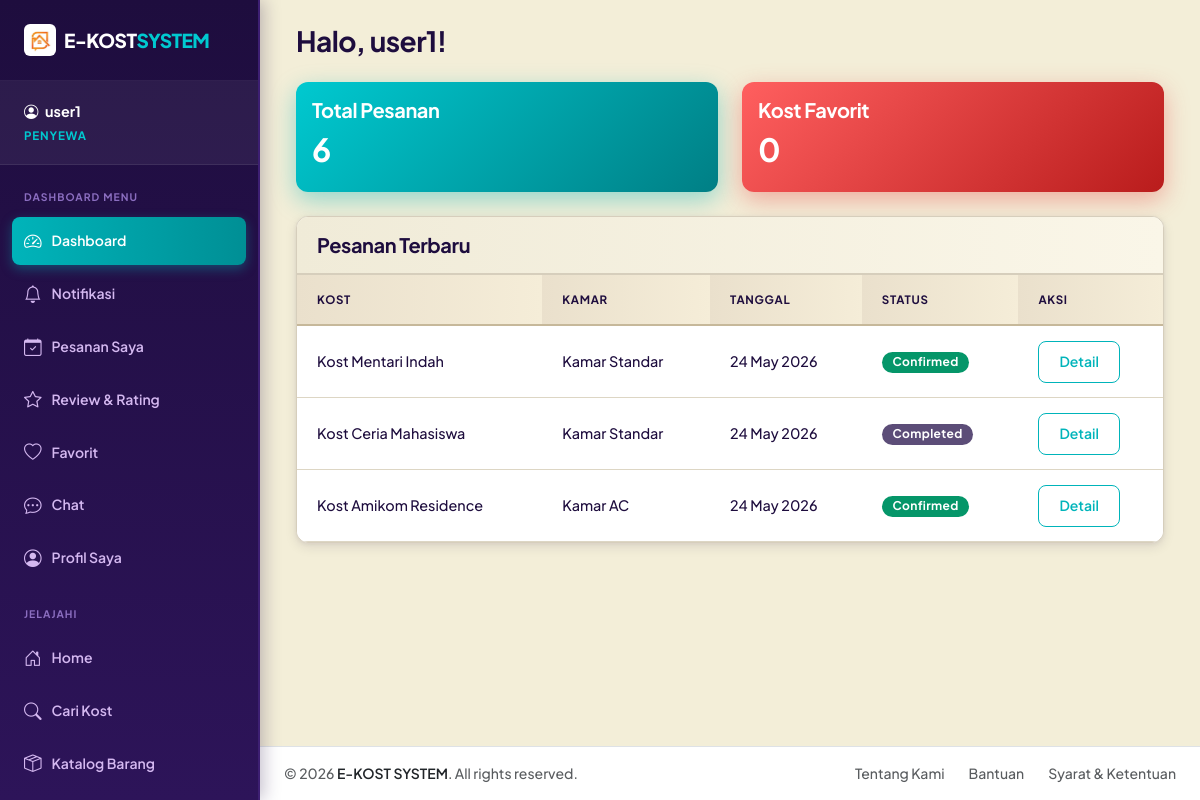
Screenshot of /modules/user/dashboard.php (signed in) with the database file from the repository.
### tables this page shows
CREATE TABLE booking (
    id INT AUTO_INCREMENT PRIMARY KEY,
    user_id INT NOT NULL,
    kamar_id INT NOT NULL,
    start_date DATE NOT NULL,
    duration_months INT NOT NULL,
    total_price DECIMAL(12, 2) NOT NULL,
    status ENUM('pending', 'confirmed', 'cancelled', 'completed') DEFAULT 'pending',
    created_at TIMESTAMP DEFAULT CURRENT_TIMESTAMP,
    FOREIGN KEY (user_id) REFERENCES users(id) ON DELETE CASCADE,
    FOREIGN KEY (kamar_id) REFERENCES kamar(id) ON DELETE CASCADE
);

CREATE TABLE kost (
    id INT AUTO_INCREMENT PRIMARY KEY,
    owner_id INT NOT NULL,
    name VARCHAR(100) NOT NULL,
    type ENUM('Putra', 'Putri', 'Campur') NOT NULL,
    description TEXT,
    address TEXT NOT NULL,
    city VARCHAR(50) NOT NULL,
    latitude DECIMAL(10, 8),
    longitude DECIMAL(11, 8),
    rules TEXT,
    facilities TEXT,
    price_start DECIMAL(12, 2) DEFAULT 0,
    created_at TIMESTAMP DEFAULT CURRENT_TIMESTAMP,
    FOREIGN KEY (owner_id) REFERENCES users(id) ON DELETE CASCADE
);

CREATE TABLE kamar (
    id INT AUTO_INCREMENT PRIMARY KEY,
    kost_id INT NOT NULL,
    room_name VARCHAR(50) NOT NULL,
    size VARCHAR(20),
    price_per_month DECIMAL(12, 2) NOT NULL,
    available_rooms INT DEFAULT 1,
    facilities TEXT,
    status ENUM('available', 'full') DEFAULT 'available',
    created_at TIMESTAMP DEFAULT CURRENT_TIMESTAMP,
    FOREIGN KEY (kost_id) REFERENCES kost(id) ON DELETE CASCADE
);

### modules/user/dashboard.php (the view, shortened to what this page needs)
<?php
require_once '../../config/database.php';
$user_id = $_SESSION['user_id'];
$stmt = $pdo->prepare("SELECT COUNT(*) FROM booking WHERE user_id = ?");
$stmt->execute([$user_id]);
$total_bookings = $stmt->fetchColumn();
$stmt = $pdo->prepare("SELECT COUNT(*) FROM favorit WHERE user_id = ?");
$stmt->execute([$user_id]);
$total_favorites = $stmt->fetchColumn();
$stmt = $pdo->prepare("
    SELECT b.*, k.name as kost_name, km.room_name
    FROM booking b
    JOIN kamar km ON b.kamar_id = km.id
    JOIN kost k ON km.kost_id = k.id
    WHERE b.user_id = ?
    ORDER BY b.created_at DESC LIMIT 5
");
$stmt->execute([$user_id]);
$recent_bookings = $stmt->fetchAll();
include '../../layouts/header.php';
?>
<div class="container">
    <div class="row">
        <div class="col-md-9">
            <h3 class="mb-4">Halo, <?php echo $_SESSION['username']; ?>!</h3>
            <div class="row mb-4">
                <div class="col-md-6">
                    <div class="card dashboard-card-pesanan shadow-sm">
                        <div class="card-body">
                            <h5>Total Pesanan</h5>
                            <h2 class="fw-bold"><?php echo $total_bookings; ?></h2>
                        </div>
                    </div>
                </div>
                <div class="col-md-6">
                    <div class="card dashboard-card-favorit shadow-sm">
                        <div class="card-body">
                            <h5>Kost Favorit</h5>
                            <h2 class="fw-bold"><?php echo $total_favorites; ?></h2>
                        </div>
                    </div>
                </div>
            </div>
            <div class="card shadow-sm border-0">
                <div class="card-header bg-white py-3">
                    <h5 class="mb-0 fw-bold">Pesanan Terbaru</h5>
                </div>
                <div class="card-body p-0">
                    <div class="table-responsive">
                        <table class="table table-hover mb-0">
                            <thead class="table-light">
                                <tr>
                                    <th>Kost</th>
                                    <th>Kamar</th>
                                    <th>Tanggal</th>
                                    <th>Status</th>
                                    <th>Aksi</th>
                                </tr>
                            </thead>
                            <tbody>
                                <?php if (empty($recent_bookings)): ?>
                                    <tr>
                                        <td colspan="5" class="text-center py-4 text-muted">Belum ada pesanan.</td>
                                    </tr>
                                <?php else: ?>
                                    <?php foreach ($recent_bookings as $booking): ?>
                                        <tr>
                                            <td><?php echo $booking['kost_name']; ?></td>
                                            <td><?php echo $booking['room_name']; ?></td>
                                            <td><?php echo date('d M Y', strtotime($booking['created_at'])); ?></td>
                                            <td>
                                                <span class="badge bg-<?php
                                                    echo $booking['status'] == 'pending' ? 'warning' :
                                                        ($booking['status'] == 'confirmed' ? 'success' :
                                                        ($booking['status'] == 'cancelled' ? 'danger' : 'secondary'));
                                                ?>">
                                                    <?php echo ucfirst($booking['status']); ?>
                                                </span>
                                            </td>
                                            <td>
                                                <a href="booking_detail.php?id=<?php echo $booking['id']; ?>" class="btn btn-sm btn-outline-primary">Detail</a>
                                            </td>
                                        </tr>
                                    <?php endforeach; ?>
                                <?php endif; ?>
                            </tbody>
                        </table>
                    </div>
                </div>
            </div>
        </div>
    </div>
</div>
<?php include '../../layouts/footer.php'; ?>

### assets/css/style.css (style rules this page uses)
:root { --primary: #00B4BA; --primary-hover: #008F95; --secondary: #E84545; --accent: #E84545; --success: #059669; --danger: #DC2626; --warning: #D97706; --dark: #1E0D3E; --dark-soft: #2D1459; --bg-page: #F3EED8; --bg-card: #ffffff; --text-main: #1E0D3E; --text-muted: #5C4D78; --border-color: #D6CEBC; --border-radius: 12px; --btn-radius: 8px; --box-shadow: 0 4px 12px rgba(30, 13, 62, 0.10), 0 1px 4px rgba(30, 13, 62, 0.06); --box-shadow-hover: 0 14px 28px rgba(30, 13, 62, 0.16), 0 6px 10px rgba(30, 13, 62, 0.10); --bg-card-pesanan: #00B4BA; --bg-card-favorit: #E84545; }
*, *::before, *::after { box-sizing: border-box; }
body { font-family: 'Plus Jakarta Sans', sans-serif; font-weight: 500; color: var(--text-main); background-color: var(--bg-page); min-height: 100vh; }
h1, h2, h3, h4, h5, h6 { font-family: 'Plus Jakarta Sans', sans-serif; font-weight: 700; color: var(--text-main); letter-spacing: -0.02em; }
a { color: var(--primary); text-decoration: none; transition: color 0.15s ease; }
.card { background-color: var(--bg-card); border: 1px solid var(--border-color) !important; border-radius: var(--border-radius) !important; box-shadow: var(--box-shadow) !important; transition: transform 0.22s ease, box-shadow 0.22s ease; overflow: hidden; }
.card-header { background: linear-gradient(to right, #F0EBD8, #FAF6E8) !important; border-bottom: 2px solid var(--border-color) !important; padding: 1rem 1.25rem !important; font-weight: 700; color: var(--dark) !important; }
.btn { border: 1px solid transparent !important; border-radius: var(--btn-radius) !important; font-weight: 600; font-size: 0.875rem; padding: 0.6rem 1.25rem; box-shadow: none !important; transition: all 0.2s ease; }
.btn-outline-primary { background-color: transparent !important; color: var(--primary) !important; border: 1px solid var(--primary) !important; }
.table { font-size: 0.9rem; border-collapse: separate; border-spacing: 0; }
.table th { font-weight: 700; text-transform: uppercase; font-size: 0.72rem; letter-spacing: 0.06em; background: linear-gradient(to right, #EAE0CC, #F5EDD8) !important; color: var(--dark) !important; border-bottom: 2px solid #C6B89A !important; padding: 1rem 1.25rem; }
.table td { padding: 0.9rem 1.25rem; border-bottom: 1px solid #DDD6C4 !important; vertical-align: middle; color: var(--text-main); }
.badge { border-radius: 9999px !important; padding: 0.38em 0.9em; font-weight: 700; font-size: 0.75rem; letter-spacing: 0.03em; border: none !important; }
.bg-success { background-color: var(--success) !important; color: #fff !important; }
.bg-secondary { background-color: #5C4D78 !important; color: #fff !important; }
.dashboard-card-pesanan { background: linear-gradient(135deg, #00C9D0 0%, #007F85 100%) !important; color: #fff !important; border: none !important; box-shadow: 0 8px 24px rgba(0, 180, 186, 0.40) !important; transform: none; transition: transform 0.22s ease, box-shadow 0.22s ease; }
.dashboard-card-pesanan h5, .dashboard-card-pesanan h2 { color: #fff !important; }
.dashboard-card-favorit { background: linear-gradient(135deg, #FF5F5F 0%, #B91C1C 100%) !important; color: #fff !important; border: none !important; box-shadow: 0 8px 24px rgba(232, 69, 69, 0.40) !important; transition: transform 0.22s ease, box-shadow 0.22s ease; }
.dashboard-card-favorit h5, .dashboard-card-favorit h2 { color: #fff !important; }
body.sidebar-layout .col-md-3:has(.list-group)+.col-md-9, body.sidebar-layout .col-md-3:has(.list-group-item)+.col-md-9, body.sidebar-layout .col-md-4:has(.list-group)+.col-md-8, body.sidebar-layout .col-md-4:has(.list-group-flush)+.col-md-8 { width: 100% !important; max-width: 100% !important; flex: 0 0 100% !important; }

### rows the page displays
booking: kost.name "Kost Mentari Indah", kamar.room_name "Kamar Standar", created_at "24 May 2026", status "Confirmed"
booking: kost.name "Kost Ceria Mahasiswa", kamar.room_name "Kamar Standar", created_at "24 May 2026", status "Completed"
booking: kost.name "Kost Amikom Residence", kamar.room_name "Kamar AC", created_at "24 May 2026", status "Confirmed"

### other values shown
$_SESSION['username'] "user1"
$item['label'] "Dashboard"
$item['label'] "Notifikasi"
$item['label'] "Pesanan Saya"
$item['label'] "Review & Rating"
$item['label'] "Favorit"
$item['label'] "Chat"
$item['label'] "Profil Saya"
$total_bookings "6"
$total_favorites "0"
